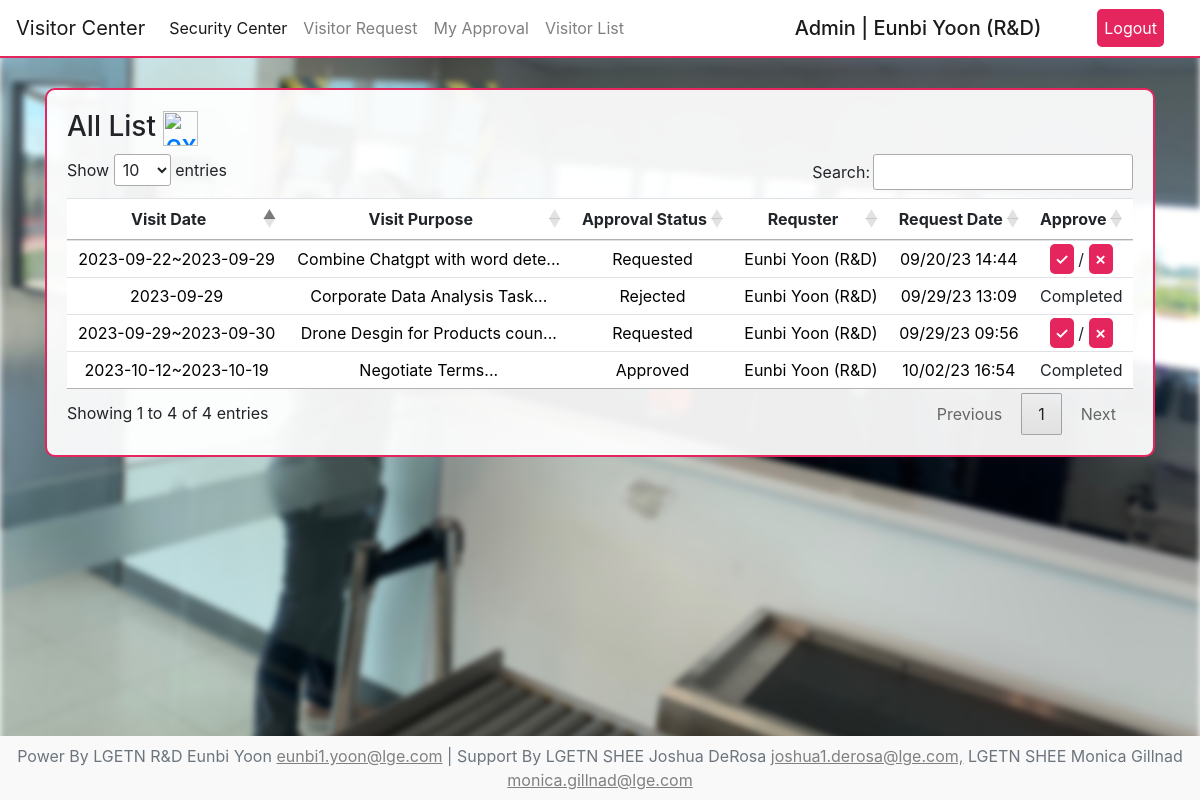
Before: /security/visitor/list (signed in) with the older database file.
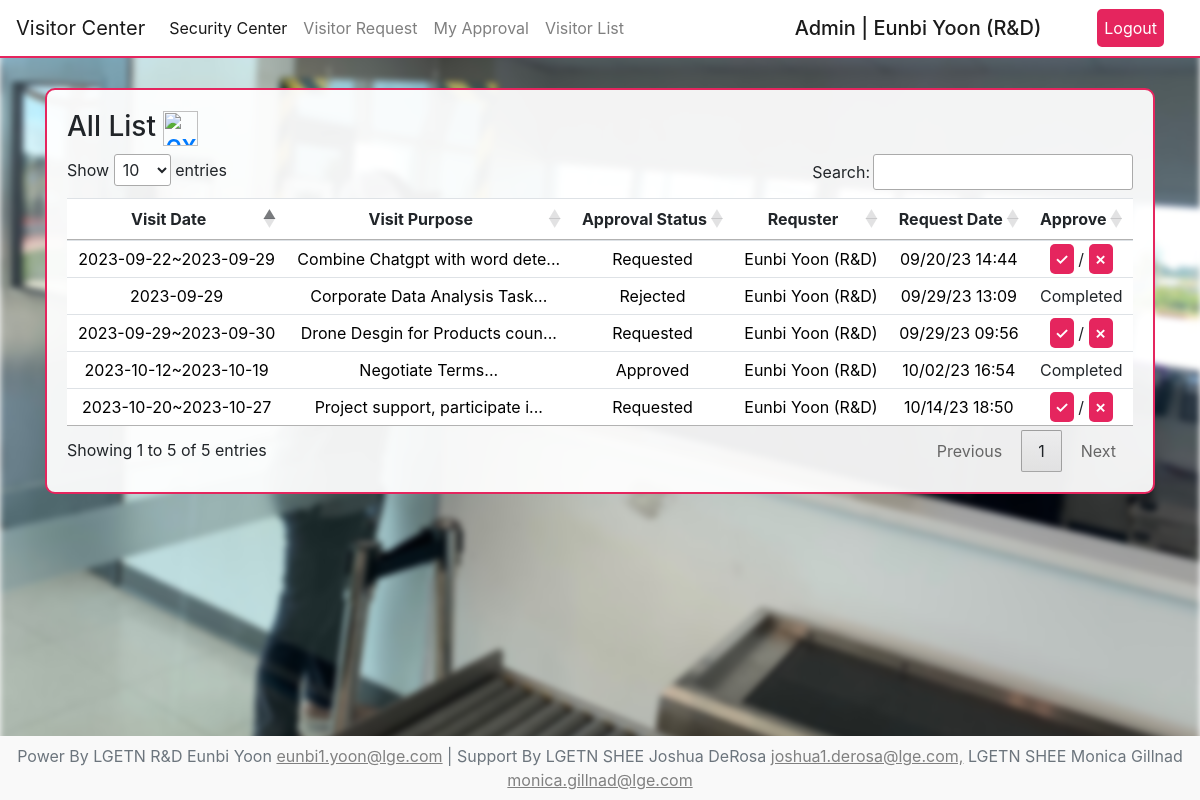
After: the same page with the newer database file.
### user/models.py (models this page shows, shortened)
class CustomUser(AbstractUser):
    first_name=models.CharField(max_length=30)
    last_name=models.CharField(max_length=30)
    team_at=models.ForeignKey(Team, on_delete=models.SET_NULL, null=True)
    email=models.EmailField(
        unique=True,
        validators=[
            RegexValidator(
                regex=r'^[a-zA-Z0-9._%+-]+@lge\.com$',
                message='Email address must end with lge.com'
            )
        ]
    )
    myday_credit=models.IntegerField(null=True, blank=True, default=1)

class Team(models.Model):
    team_name=models.CharField(max_length=50)
    team_manager=models.CharField(max_length=50)
    manager_email=models.EmailField(
        unique=True,
        validators=[
            RegexValidator(
                regex=r'^[a-zA-Z0-9._%+-]+@lge\.com$',
                message='Email address must end with lge.com'
            )
    ])
    def __str__(self):
        return self.team_name

### visitor/models.py (models this page shows)
class VisitorData(models.Model):
    visitor_name=models.CharField(max_length=255, null=False, blank=False)
    visitor_company=models.CharField(max_length=255, null=False, blank=False)
    start_date=models.CharField(max_length=100, null=False, blank=False)
    end_date=models.CharField(max_length=100, null=True, blank=True)
    visitor_purpose=models.TextField(null=False, blank=False)
    bring_laptop=models.CharField(max_length=255, null=False, blank=False)
    pic_contact=models.CharField(max_length=255, null=True, blank=True)
    register_at=models.DateTimeField(auto_now_add=True)
    remark=models.TextField(null=True, blank=True)
    check_in=models.DateTimeField(null=True, blank=True)
    check_out=models.DateTimeField(null=True, blank=True)
    user=models.ForeignKey(CustomUser, on_delete=models.CASCADE)
    approval_status=models.CharField(max_length=20, default='Requested')

### visitor/views.py (the view)
# urls.py: path('list',VlistView,name='Vlist_url'),
@login_required
def VlistView(request):
    try:
        visitor_list=VisitorData.objects.all().order_by('-id')
        context={
            'visitor_list':visitor_list
        }
        return render(request, 'visitor_list.html', context)
    except:
        return render(request,'visitor_list.html')

### visitor/templates/visitor_list.html (shortened to what this page needs)
{% extends 'visitor_base.html' %}
{% block container %}
{% load static %}
  <link rel="stylesheet" href="https://cdn.datatables.net/1.13.6/css/jquery.dataTables.min.css">
  <div class="View text-center">
    <h3 class="list-title text-left">All List <a href="{% url 'Vallexcel_url' %}" class="center"><img width="35" height="35" src="https://img.icons8.com/material-outlined/35/f94040/export-excel.png" alt="export-excel"/></a></h3>
    <table class="table text-center" id="dataTable">
      <thead>
        <tr>
          <th class="text-center">Visit Date</th>
          <th class="text-center">Visit Purpose</th>
          <th class="text-center">Approval Status</th>
          <th class="text-center">Requster</th>
          <th class="text-center">Request Date</th>
          {% if user.is_superuser%}
            <th class="text-center">Approve</th>
          {% endif %}
        </tr>
      </thead>
      <tbody>
        {% for visitor in visitor_list %}
          <tr>
            <td><a href="{% url 'Vdetail_url' visitor.id %}">{{ visitor.start_date }}{% if visitor.end_date %}~{{ visitor.end_date }}{% endif %}</a></td>
            <td><a href="{% url 'Vdetail_url' visitor.id %}">{{ visitor.visitor_purpose|slice:"30" }}...</a></td>
            <td><a href="{% url 'Vdetail_url' visitor.id %}">{{ visitor.approval_status }}</a></td>
            <td><a href="{% url 'Vdetail_url' visitor.id %}">{{ visitor.user.first_name }} {{ visitor.user.last_name }} ({{ visitor.user.team_at }})</a></td>
            <td><a href="{% url 'Vdetail_url' visitor.id %}">{{ visitor.register_at|date:"m/d/y H:i" }}</a></td>
            {% if user.is_superuser %}
              {% if visitor.approval_status == 'Requested' %}
                <td><a class="approval_button" href="{% url 'Vlistapproval_url' visitor.id %}">✓</a> / <a class="approval_button" href="{% url 'Vlistapproval_url' visitor.id %}">✗</a></td>
              {% else %}
                <td>Completed</td>
              {% endif %}
            {% endif %}
          </tr>
        {% endfor %}
      </tbody>
    </table>
  </div>
{% endblock %}

### visitor/templates/visitor_base.html (shortened to what this page needs)
<div class="visitor-background">
  {% extends 'base.html' %}
  {% block nav %}
    {% load static %}
    <link rel="stylesheet" href="{% static 'css/visitor4.css' %}">
    <nav class="navbar navbar-expand-lg navbar-light">
      <a class="navbar-brand" href="{% url 'Vhome_url' %}">Visitor Center</a>
      <div class="collapse navbar-collapse" id="navbarColor02">
        <ul class="navbar-nav mr-auto">
          <li class="nav-item active">
            <a class="nav-link" href="{% url 'securityhome_url' %}">Security Center</a>
          </li>
          <li class="nav-item">
            <a class="nav-link" href="{% url 'Vregister_url' %}">Visitor Request</a>
          </li>
          <li class="nav-item">
            <a class="nav-link" href="{% url 'Vmy_url' %}">My Approval</a>
          </li>
          <li class="nav-item">
            <a class="nav-link" href="{% url 'Vlist_url' %}">Visitor List</a>
          </li>
        </ul>
        <form class="form-inline" style="margin:0;">
          {% if user.is_authenticated %}
            {% if user.is_superuser %}
              <h5 style="color:white; margin:0 20px 0 30px; border:1px solid white; border-radius: 5px; padding:5px">Admin | {{user.first_name }} {{user.last_name}} ({{user.team_at}})</h5>
              <a class="top-banner" href="{% url 'logout_url' %}">Logout</a>
            {% else %}
              <h5 style="color:white; margin:0 20px 0 30px; border:1px solid white; border-radius: 5px; padding:5px">User | {{user.first_name }} {{user.last_name}} ({{user.team_at}})</h5>
              <a class="top-banner" href="{% url 'logout_url' %}">Logout</a>
            {% endif %}
          {% else %}
            <h5 style="color:white; margin:0">Login Here</h5>
            <a class="top-banner" href="{% url 'login_url' %}">Login</a>
          {% endif %}
        </form>
      </div>
    </nav>
  {% endblock %}

### base/templates/base.html (shortened to what this page needs)
<!doctype html>
<html lang="en">
  <head>
    {% load static %}
    <link rel="stylesheet" href="https://cdn.jsdelivr.net/npm/bootstrap@4.3.1/dist/css/bootstrap.min.css">
    <link rel="stylesheet" href="{% static 'css/base.css' %}">
  </head>
  <body>
    {% block nav %}
    {% endblock %}
    <div class="main">
      <div class="container">
        {% block container %}
        {% endblock %}
      </div>
    </div>
  <footer class="text-center text-lg-start bg-white text-muted" style="position: fixed;bottom:0; width: 100%;">
    {% block footer %}
      <div class="text-center p-2" style="background-color: rgba(0, 0, 0, 0.025); padding:0">
        Power By LGETN R&D Eunbi Yoon
        <a style="text-decoration:underline; color:grey" href="mailto : eunbi1.yoon@lge.com">eunbi1.yoon@lge.com</a>
        | Support By LGETN SHEE Joshua DeRosa
        <a style="text-decoration:underline; color:grey" href="mailto : joshua1.derosa@lge.com">joshua1.derosa@lge.com,</a>
        LGETN SHEE Monica Gillnad
        <a style="text-decoration:underline; color:grey" href="mailto : monica.gillnad@lge.com">monica.gillnad@lge.com</a>
      </div>
    {% endblock %}
  </footer>
  </body>
</html>

### static/css/visitor4.css (style rules this page uses)
#dataTable { width: 100% !important; }
.top-banner { color:white !important; margin:0 20px 0 30px; background-color:#E5255E; border-radius: 5px; padding:5px; border:2px solid #E5255E; }
.visitor-background { z-index:1; position: relative; padding:0; height: 100%; }
.visitor-background::before { content:""; background-size: cover; background-image: url('../../static/image/visitor.PNG'); filter:blur(3px); position:fixed; z-index:-1; width: 100%; height: 100%; top:0; left:0; }
nav { border-bottom:2px solid #E5255E !important; background-color: white; }
nav form a { color: #1b1b1b !important; margin:0 20px 0 30px; border:1px solid white; border-radius: 5px; padding:5px }
nav h5 { text-transform: capitalize; color: #1b1b1b !important; margin:0 }
.View { background-color: rgba(255, 255, 255, 0.932); margin-top:30px; border-radius: 10px; padding:20px; border: 2px solid #E5255E; }
#dataTable { background-color: white; }
#dataTable a { color:black }
.approval_button { background-color: #E5255E; color:white !important; font-weight: 600; padding:5px; border-radius: 5px; text-decoration: none; cursor: pointer; }

Changed rows visible on the page:
added VisitorData: start_date "2023-10-20", end_date "2023-10-27", visitor_purpose "Project support, participate i", approval_status "Requested", user.first_name "Eunbi", user.last_name "Yoon", user.team_at "R&D", register_at "10/14/23 18:50"
Other visible differences:
text written by a page script: "Show entries Search: Showing 1 to 4 of 4 entries Previous 1 Next" → "Show entries Search: Showing 1 to 5 of 5 entries Previous 1 Next"
